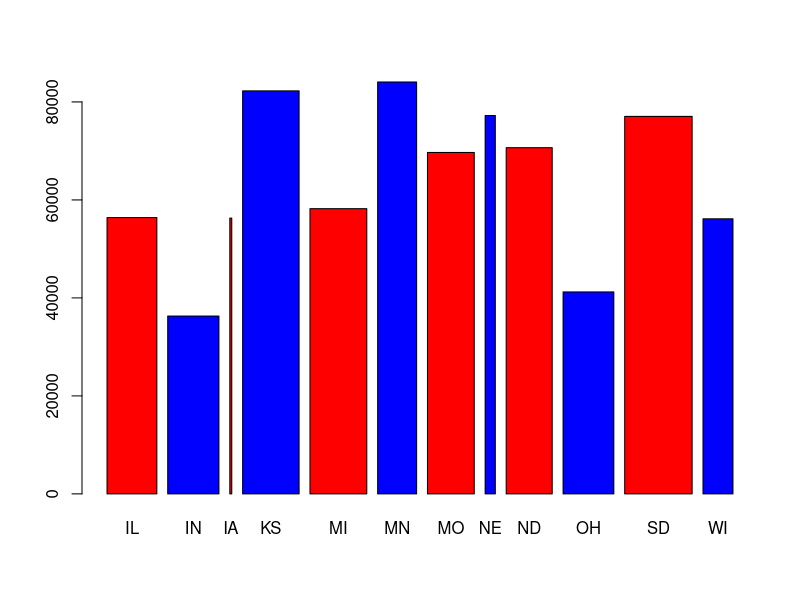

This figure's R source:
## ---- chunk 1
knitr::opts_chunk$set(echo = TRUE)
## ---- chunk 2
#north
north = state.area[which(state.region=="North Central")]
names(north) = state.abb[which(state.region=="North Central")]

#south
south = state.area[which(state.region=="South")]
names(south) = state.abb[which(state.region=="South")]
## ---- chunk 3
print(north)
print(south)
## ---- chunk 4
my_test = sum(north) > sum(south)
print(my_test)
## ---- chunk 5
barplot(north,south, col = c("red", "blue"))
